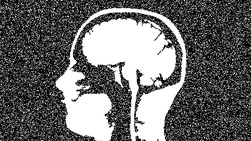
#> input picture Lab/Lab 4/Citra Tugas Lab 4/noisy_xray.jpg, 251 x 141 px, shrunk from 488 x 275 before the run
$ jupyter execute Lab4_FahdiiAjmalalFikrie_1906398370.ipynb   (older library calls are emulated)
#> lines starting #> are read from the running program, lines starting #| are printed output that depends on the picture
References:
1. Panduan Lab 4

[cell 1]
import matplotlib.pyplot as plt
import numpy as np
import copy
import cv2

from scipy import fftpack as fp
from skimage import color
from skimage import filters
from skimage import io
from skimage import morphology
from skimage import util

## **1. [50] Noise Removal**

### Diberikan sebuah citra xray bernama noisy_xray.png. Sayangnya citra ini memiliki noise berupa bintik-bintik putih yang mengganggu di hasil x-ray

### a. [20] Bersihkan noise pada gambar di atas menggunakan morphology operator!

[cell 2]
# Mengimpor gambar
xray_img = io.imread('Citra Tugas Lab 4/noisy_xray.jpg')
#> xray_img is the input picture: shape (141, 251); min 0, max 255, mean 107.8
xray_img_rgb = color.gray2rgb(xray_img)

plt.figure(figsize=(15, 15))
plt.imshow(xray_img_rgb)

[cell 3]
# Melakukan operasi morfologi Opening dengan strel persegi ukuran 5x5
strel = morphology.rectangle(4, 4)
xray_img_opening = morphology.opening(xray_img, strel)
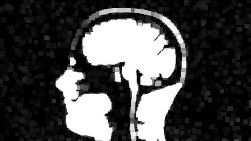
#> xray_img_opening: shape (141, 251); min 0, max 255, mean 71.9
xray_img_opening_rgb = color.gray2rgb(xray_img_opening)

plt.figure(figsize=(15, 15))
plt.imshow(xray_img_opening_rgb)

### b. [15] Ceritakan mengapa Anda mengerjakan poin a dengan cara tersebut!

Karena pendekatan Opening memiliki karakteristik yakni menggelapkan gambar dan mengaburkan detail-detail kecil. Maka, pendekatan Opening sesuai apabila ingin menghilangkan noise.

### c. [15] Sebelumnya Anda pernah melakukan noise removal dengan menggunakan median dan mean filter di lab 1. Jabarkan bagaimana perbedaan pada hasilnya jika dibandingkan dengan noise removal di lab 4 ini?

[cell 4]
xray_img_median_filtered = filters.rank.median(xray_img, selem=morphology.square(6))
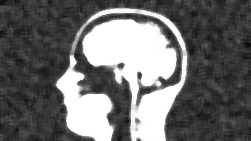
#> xray_img_median_filtered: shape (141, 251); min 10, max 255, mean 108.4
xray_img_mean_filtered = filters.rank.mean(xray_img, selem=morphology.square(6))
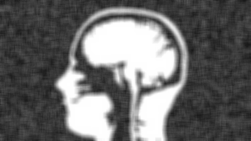
#> xray_img_mean_filtered: shape (141, 251); min 24, max 255, mean 107.3

xray_img_median_filtered_rgb = color.gray2rgb(xray_img_median_filtered)
xray_img_mean_filtered_rgb = color.gray2rgb(xray_img_mean_filtered)

plt.figure(figsize=(30, 30))

plt.subplot(1, 3, 1)
plt.imshow(xray_img_opening_rgb, vmin=0, vmax=255)
plt.title('w/ Opening Morphological Operation ')

plt.subplot(1, 3, 2)
plt.imshow(xray_img_median_filtered_rgb, vmin=0, vmax=255)
plt.title('w/ Median Filtering')

plt.subplot(1, 3, 3)
plt.imshow(xray_img_mean_filtered_rgb, vmin=0, vmax=255)
plt.title('w/ Mean Filtering')

plt.show()
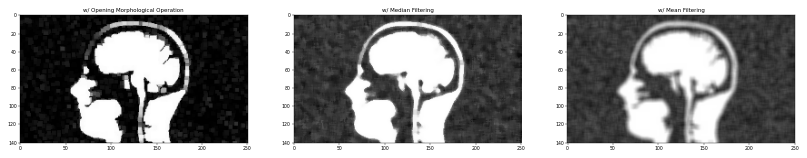
#> figure drawn by matplotlib, 3 panels

Dengan menggunakan Mask Filtering Median & Mean dengan kernel 6x6, dan operasi Opening dengan strel ukuran 4x4, didapatkan bahwa citra yang dilakukan operasi Opening & Median Filtering yang berhasil mencapai tujuan yakni menghilangkan noise. Sedangkan citra yang dilakukan operasi Mean Filtering berhasil menjadi lebih smooth, tetapi noise-nya masih ada.

Perbedaan pada citra yang dilakukan operasi Opening & Median Filtering yakni terletak pada edgesnya. Edge pada operasi Opening terlihat bahwa ada beberapa bagian yang tergerus akibat operasi erosi, dan edge yang sedikit kurang smooth dibanding citra yang diolah dengan Median Filtering.

## 2. [50] Pesan rahasia

### Anda mendapat pesan rahasia yang terdiri dari dua citra. Untuk dapat membaca pesan ini, Anda harus menerapkan morphological image processing pada masing-masing citra, kemudian menggabungkannya menjadi satu. Berikut petunjuknya.

### a. [30] Lakukan dilatasi terhadap citra misteri1.jpg dan misteri2.jpg dengan kernel yang tepat. Hanya ada satu pasang kernel yang benar untuk membuka pesan rahasia. Berikut adalah pilihan kernel yang bisa Anda coba:

- {diamond(25), diamond(17)}
- {rectangle(12, 25), rectangle(20, 10)}
- {rectangle(46, 1), rectangle(1, 44)}
- {disk(13), disk(19)}

[cell 5]
# Mengimpor gambar misteri1 dan misteri2
misteri1_img = io.imread('Citra Tugas Lab 4/misteri1.jpg')
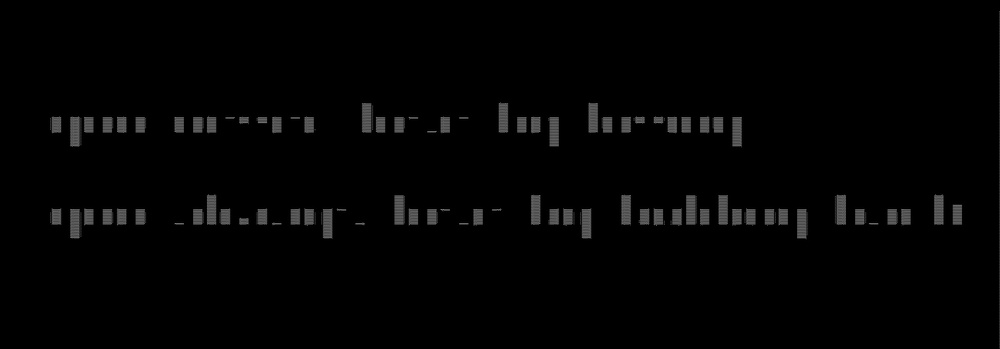
#> input picture Lab/Lab 4/Citra Tugas Lab 4/misteri1.jpg, 1000 x 349 px, shrunk from 1947 x 679 before the run
#> misteri1_img is the input picture: shape (349, 1000); min 0, max 125, mean 3.3
misteri2_img = io.imread('Citra Tugas Lab 4/misteri2.jpg')
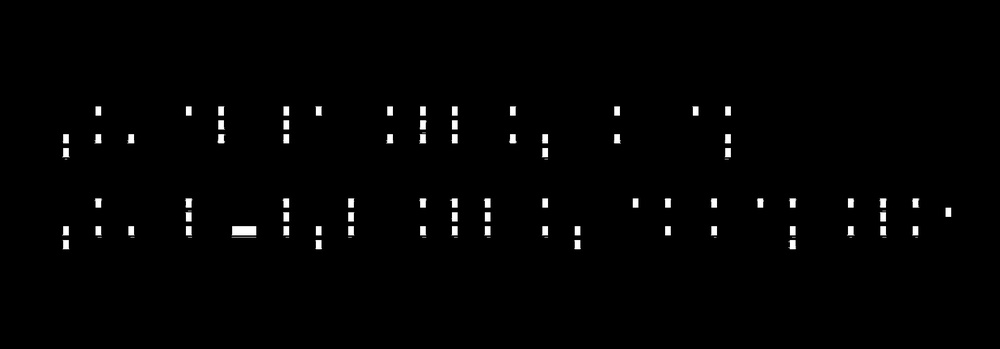
#> input picture Lab/Lab 4/Citra Tugas Lab 4/misteri2.jpg, 1000 x 349 px, shrunk from 1947 x 679 before the run
#> misteri2_img is the input picture: shape (349, 1000); min 0, max 255, mean 3.2

[cell 6]
# Menggunakan kombinasi a
strel_a1 = morphology.diamond(25)
strel_a2 = morphology.diamond(17)

misteri1_img_a1 = morphology.dilation(misteri1_img, strel_a1)
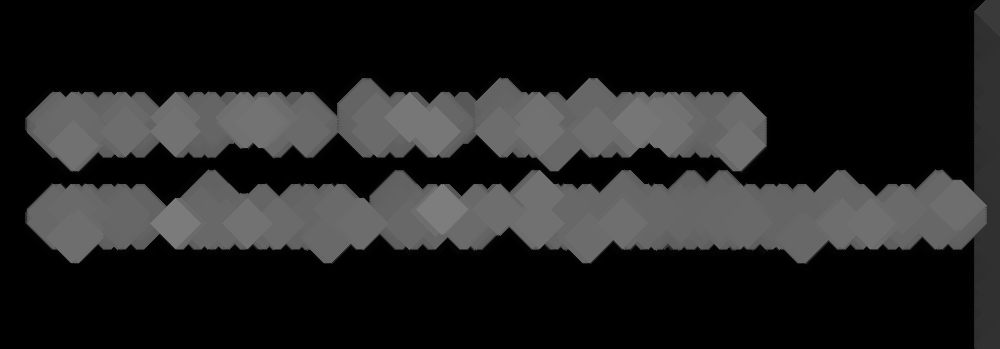
#> misteri1_img_a1: shape (349, 1000); min 0, max 125, mean 33.5
misteri1_img_a2 = morphology.dilation(misteri2_img, strel_a2)

plt.figure(figsize=(20, 20))

plt.subplot(1, 2, 1)
plt.imshow(misteri1_img_a1, cmap="gray")
plt.title('Misteri1 dengan kombinasi a')

plt.subplot(1, 2, 2)
plt.imshow(misteri1_img_a2, cmap="gray")
plt.title('Misteri2 dengan kombinasi a')

[cell 7]
# Menggunakan kombinasi b
strel_b1 = morphology.rectangle(12, 25)
strel_b2 = morphology.rectangle(20, 10)

misteri1_img_b1 = morphology.dilation(misteri1_img, strel_b1)
misteri1_img_b2 = morphology.dilation(misteri2_img, strel_b2)

plt.figure(figsize=(20, 20))

plt.subplot(1, 2, 1)
plt.imshow(misteri1_img_b1, cmap="gray")
plt.title('Misteri1 dengan kombinasi b')

plt.subplot(1, 2, 2)
plt.imshow(misteri1_img_b2, cmap="gray")
plt.title('Misteri2 dengan kombinasi b')

[cell 8]
# Menggunakan kombinasi c
strel_c1 = morphology.rectangle(46, 1)
strel_c2 = morphology.rectangle(1, 44)

misteri1_img_c1 = morphology.dilation(misteri1_img, strel_c1)
misteri1_img_c2 = morphology.dilation(misteri2_img, strel_c2)

plt.figure(figsize=(20, 20))

plt.subplot(1, 2, 1)
plt.imshow(misteri1_img_c1, cmap="gray")
plt.title('Misteri1 dengan kombinasi c')

plt.subplot(1, 2, 2)
plt.imshow(misteri1_img_c2, cmap="gray")
plt.title('Misteri2 dengan kombinasi c')

[cell 9]
# Menggunakan kombinasi d
strel_d1 = morphology.disk(13)
strel_d2 = morphology.disk(19)

misteri1_img_d1 = morphology.dilation(misteri1_img, strel_d1)
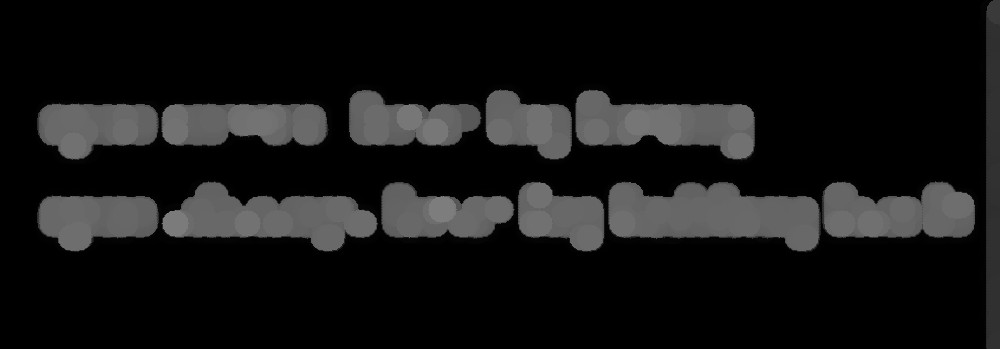
#> misteri1_img_d1: shape (349, 1000); min 0, max 125, mean 21.3
misteri1_img_d2 = morphology.dilation(misteri2_img, strel_d2)
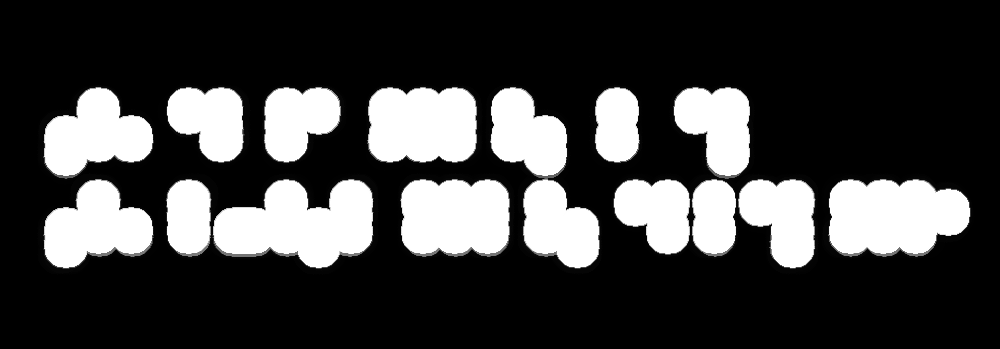
#> misteri1_img_d2: shape (349, 1000); min 0, max 255, mean 63.4

plt.figure(figsize=(20, 20))

plt.subplot(1, 2, 1)
plt.imshow(misteri1_img_d1, cmap="gray")
plt.title('Misteri1 dengan kombinasi d')

plt.subplot(1, 2, 2)
plt.imshow(misteri1_img_d2, cmap="gray")
plt.title('Misteri2 dengan kombinasi d')

### b. [13] Gabungkan kedua citra hasil dilatasi poin a! Jika kernel yang Anda pilih benar, pesan rahasia akan terlihat.

Melihat dari keempat kombinasi, yang paling menunjukkan bahwa apabila kedua gambar dikombinasikan akan bermakna adalah kombinasi C. Maka, apabila dikombinasikan, akan menjadi sebagai berikut:

[cell 10]
misteri_images_combined = (misteri1_img_c1 + misteri1_img_c2)
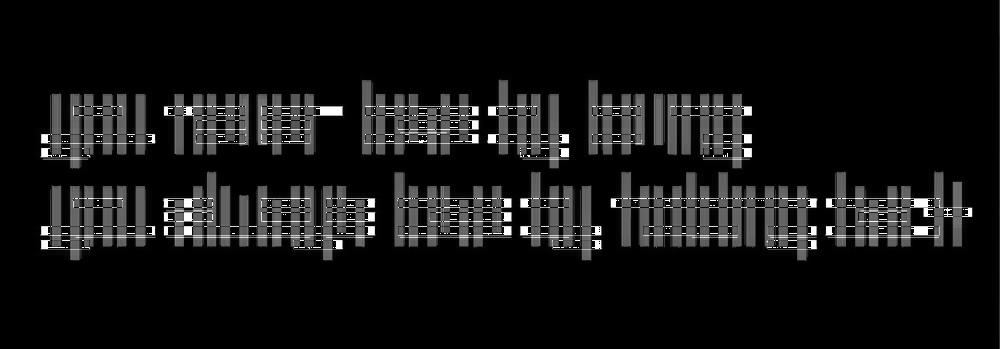
#> misteri_images_combined: shape (349, 1000); min 0, max 255, mean 19.1

plt.figure(figsize=(20, 20))
plt.imshow(misteri_images_combined, cmap="gray")
